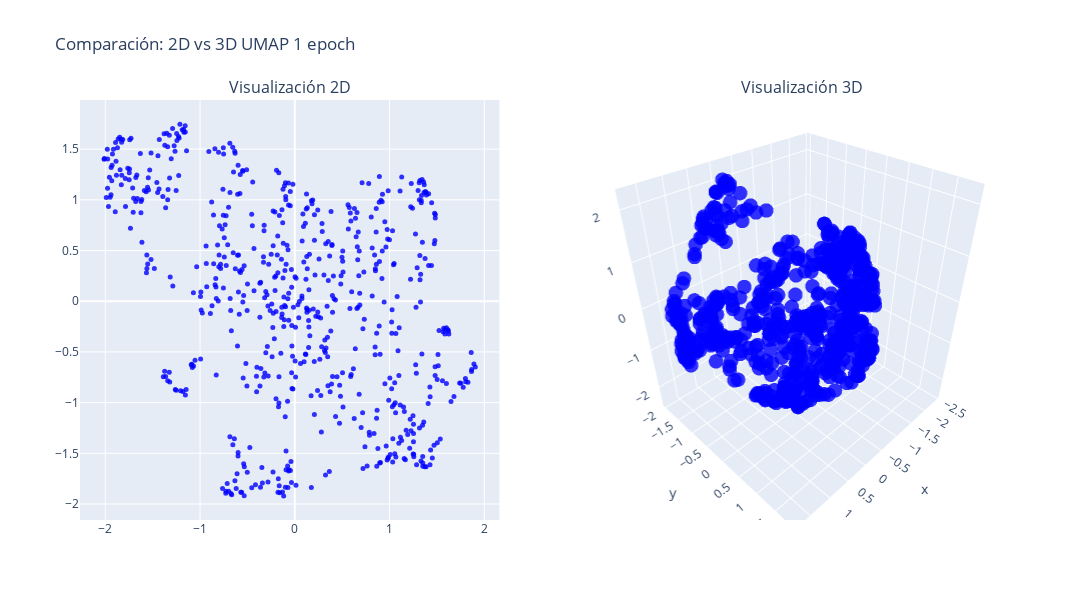

Source (notebook cell):
### Code cell
# Crear subgráficos: 1 fila, 2 columnas
fig = make_subplots(
    rows=1, cols=2,
    specs=[[{'type': 'scatter'}, {'type': 'scatter3d'}]],
    subplot_titles=('Visualización 2D', 'Visualización 3D')
)

# Añadir el gráfico 2D (ignorando la tercera dimensión)
fig.add_trace(
    go.Scatter(
        x=all_weights_first_layer_mod["umap_2d_0"],
        y=all_weights_first_layer_mod["umap_2d_1"],
        mode='markers',
        marker=dict(size=5, opacity=0.8, color="blue"),
        showlegend = False  # Desactivar la leyenda para el segundo gráfico
    ),
    row=1, col=1
)

# Añadir el gráfico 3D
fig.add_trace(
    go.Scatter3d(
        x=all_weights_first_layer_mod["umap_3d_0"],
        y=all_weights_first_layer_mod["umap_3d_1"],
        z=all_weights_first_layer_mod["umap_3d_2"],
        mode='markers',
        marker=dict(size=5, opacity=0.8, color="blue"),
        showlegend = False  # Desactivar la leyenda para el segundo gráfico
    ),
    row=1, col=2
)

# Actualizar layout para ajustar el tamaño del gráfico
fig.update_layout(height=600, width=1200, title_text=f"Comparación: 2D vs 3D UMAP {num_epochs} epoch")
fig.update_xaxes(title_text="Componente 1", row=1, col=2)
fig.update_yaxes(title_text="Componente 2", row=1, col=2)

# Mostrando el gráfico
fig.show()

### Figure 1 — Plotly figure (JSON) as saved in the notebook; plotly's stock layout.template omitted (floating-point values rounded to 4 significant figures; data arrays with more than 128 entries replaced by an {"elided": "..."} marker saying what was removed)
{"data": [{"marker": {"color": "blue", "opacity": 0.8, "size": 5}, "mode": "markers", "showlegend": false, "type": "scatter", "x": {"elided": "640 float values"}, "xaxis": "x", "y": {"elided": "640 float values"}, "yaxis": "y"}, {"marker": {"color": "blue", "opacity": 0.8, "size": 5}, "mode": "markers", "scene": "scene", "showlegend": false, "type": "scatter3d", "x": {"elided": "640 float values"}, "y": {"elided": "640 float values"}, "z": {"elided": "640 float values"}}], "layout": {"annotations": [{"font": {"size": 16}, "showarrow": false, "text": "Visualización 2D", "x": 0.225, "xanchor": "center", "xref": "paper", "y": 1, "yanchor": "bottom", "yref": "paper"}, {"font": {"size": 16}, "showarrow": false, "text": "Visualización 3D", "x": 0.775, "xanchor": "center", "xref": "paper", "y": 1, "yanchor": "bottom", "yref": "paper"}], "height": 600, "scene": {"domain": {"x": [0.55, 1], "y": [0, 1]}}, "title": {"text": "Comparación: 2D vs 3D UMAP 1 epoch"}, "width": 1200, "xaxis": {"anchor": "y", "domain": [0, 0.45]}, "yaxis": {"anchor": "x", "domain": [0, 1]}}}
